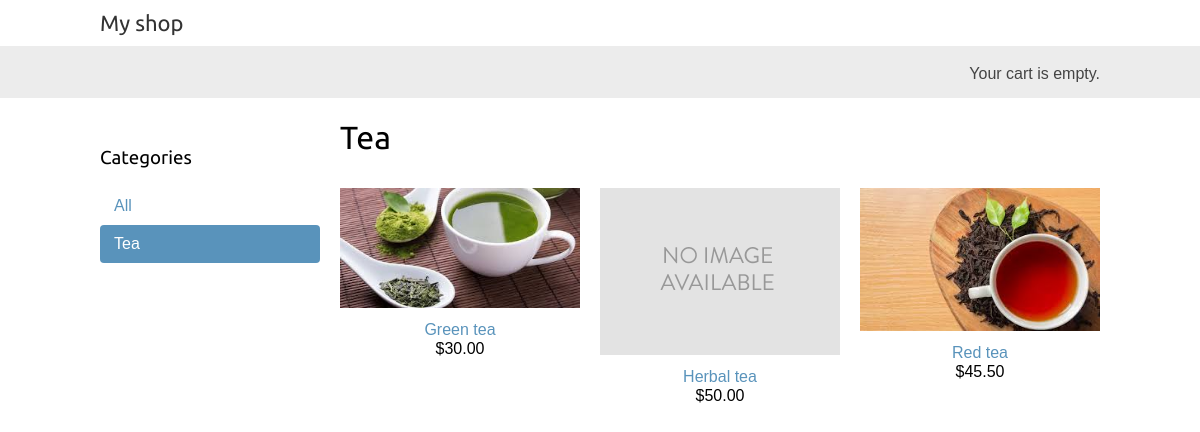
Page /tea/ on the committed database.
### shop/models.py (models this page shows, shortened)
class Category(models.Model):
    name = models.CharField(max_length=200)
    slug = models.SlugField(max_length=200, unique=True)
    class Meta:
        ordering = ['name']
        indexes = [
            models.Index(fields=['name']),
        ]
        verbose_name = 'category'
        verbose_name_plural = 'categories'
    def get_absolute_url(self):
        return reverse('shop:product_list_by_category', args=[self.slug])

class Product(models.Model):
    category = models.ForeignKey(Category, related_name='products', on_delete=models.CASCADE)
    name = models.CharField(max_length=200)
    slug = models.SlugField(max_length=200)
    image = models.ImageField(upload_to='products/%Y/%m/%d', blank=True)
    description = models.TextField(blank=True)
    price = models.DecimalField(max_digits=10, decimal_places=2)
    available = models.BooleanField(default=True)
    created = models.DateTimeField(auto_now_add=True)
    updated = models.DateTimeField(auto_now=True)
    class Meta:
        ordering = ['name']
        indexes = [
            models.Index(fields=['id', 'slug']),
            models.Index(fields=['name']),
            models.Index(fields=['-created']),
        ]
    def get_absolute_url(self):
        return reverse('shop:product_detail', args=[self.id, self.slug])

### shop/views.py (the view)
# urls.py: path('', views.product_list, name='product_list'),
def product_list(request, category_slug=None):
    category = None
    categories = Category.objects.all()
    products = Product.objects.filter(available=True)
    if category_slug:
        category = get_object_or_404(Category, slug=category_slug)
        products = products.filter(category=category)
    return render(request, 'shop/product/list.html', {'category': category, 'categories': categories, 'products': products})

### shop/templates/shop/product/list.html (shortened to what this page needs)
{% extends "shop/base.html" %}
{% load static %}
{% block content %}
  <div id="sidebar">
    <h3>Categories</h3>
    <ul>
      <li {% if not category %}class="selected" {% endif %}>
        <a href="{% url "shop:product_list" %}">All</a>
      </li>
      {% for c in categories %}
        <li {% if category.slug == c.slug %}class="selected" {% endif %}>
          <a href="{{ c.get_absolute_url }}">{{ c.name }}</a>
        </li>
      {% endfor %}
    </ul>
  </div>
  <div id="main" class="product-list">
    <h1>{% if category %}{{ category.name }}{% else %}Products {% endif %}</h1>
    {% for product in products %}
      <div class="item">
        <a href="{{ product.get_absolute_url }}">
          <img src="{% if product.image %}{{ product.image.url }}{% else %}{% static "img/no_image.png" %}{% endif %}">
        </a>
        <a href="{{ product.get_absolute_url }}">{{ product.name }}</a>
        <br>
        ${{ product.price }}
      </div>
    {% endfor %}
  </div>
{% endblock %}

### shop/static/css/base.css (style rules this page uses)
body { margin:0; padding:0; font-family:helvetica, sans-serif; }
h1, h2, h3, h4, h5 , h6 { font-family: 'Ubuntu', sans-serif; font-weight:normal; }
a { text-decoration:none; color:#5993bb; }
#sidebar { width:220px; padding:30px 20px 0 0; float:left; }
#sidebar ul { margin:0; padding:0; }
#sidebar ul li { margin:0; list-style:none; padding:10px 14px; }
#sidebar ul li a { display:block; }
#sidebar ul li.selected { background:#5993bb; border-radius:4px; }
#sidebar ul li.selected a { color:#fff; }
#main { float:left; width: 96%; margin-right:-220px; overflow:hidden; }
.product-list .item { width:25%; padding:10px 20px 10px 0; float:left; text-align:center; line-height:1.2; }
.product-list .item img { width:100%; margin-bottom:8px; }

### rows in the picture
Category: name "Tea"
Product: image (picture), name "Green tea", price "30.00"
Product: name "Herbal tea", price "50.00"
Product: image (picture), name "Red tea", price "45.50"
